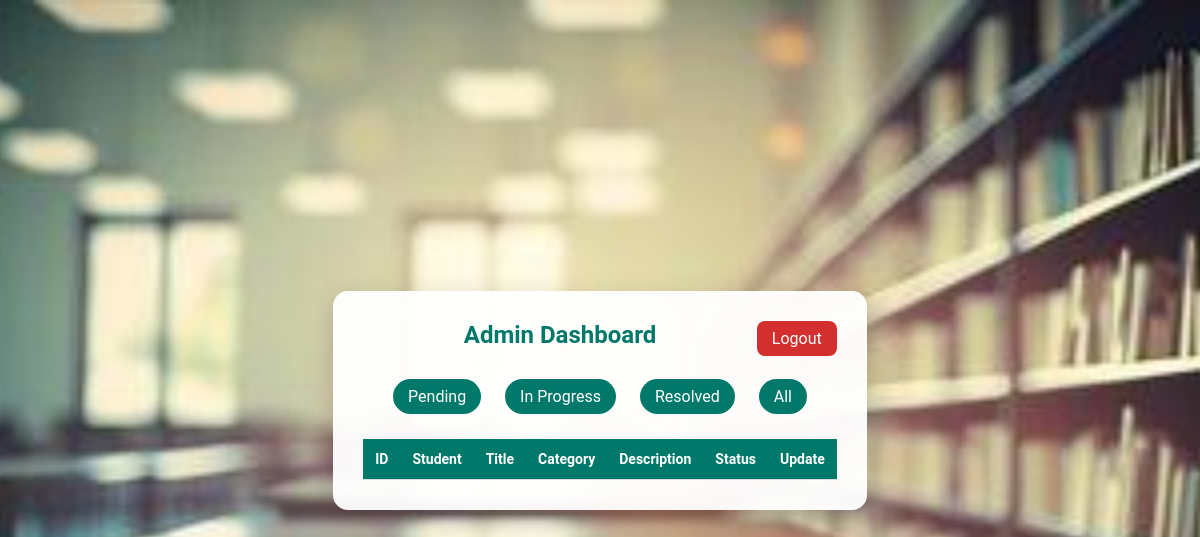
The app's page /admin_dashboard (signed in), older data.
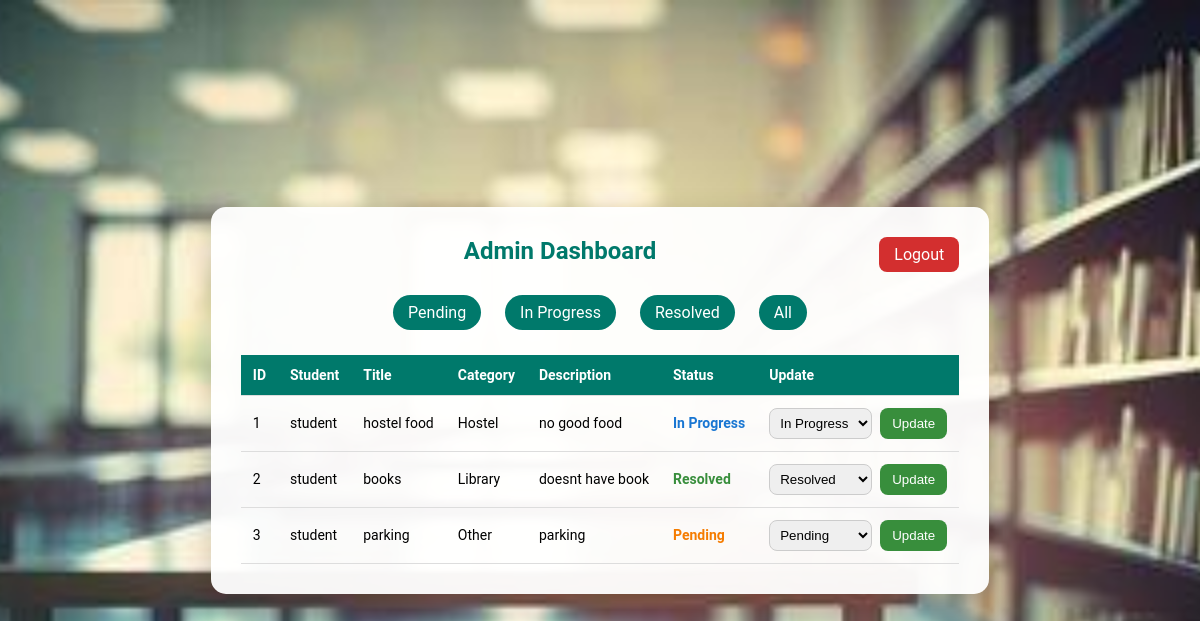
The same page, newer data.
### tables this page shows
CREATE TABLE complaints (
    id INTEGER PRIMARY KEY AUTOINCREMENT,
    student TEXT,
    title TEXT,
    category TEXT,
    description TEXT,
    status TEXT
);

### app.py (the view)
@app.route("/admin_dashboard")
def admin_dashboard():
    if "admin" not in session:
        return redirect("/admin_login")
    status = request.args.get("filter")
    db = get_db()
    cur = db.cursor()
    if status:
        cur.execute("SELECT * FROM complaints WHERE status=?", (status,))
    else:
        cur.execute("SELECT * FROM complaints")
    complaints = cur.fetchall()
    return render_template("admin_dashboard.html", complaints=complaints)

### database.py (called while the page is built)
def get_db():
    if "db" not in g:
        g.db = sqlite3.connect(
            DATABASE,
            timeout=30,
            check_same_thread=False
        )
        g.db.row_factory = sqlite3.Row
    return g.db

### templates/admin_dashboard.html (shortened to what this page needs)
<!DOCTYPE html>
<html lang="en">
<head>
</head>
<body>
<div class="container">
    <a href="/logout" class="logout">Logout</a>
    <h2>Admin Dashboard</h2>
    <div class="filters">
        <a href="/admin_dashboard?filter=pending">Pending</a>
        <a href="/admin_dashboard?filter=in progress">In Progress</a>
        <a href="/admin_dashboard?filter=resolved">Resolved</a>
        <a href="/admin_dashboard">All</a>
    </div>
    <table>
        <tr>
            <th>ID</th>
            <th>Student</th>
            <th>Title</th>
            <th>Category</th>
            <th>Description</th>
            <th>Status</th>
            <th>Update</th>
        </tr>
        {% for comp in complaints %}
        <tr>
            <td>{{ comp.id }}</td>
            <td>{{ comp.student }}</td>
            <td>{{ comp.title }}</td>
            <td>{{ comp.category }}</td>
            <td>{{ comp.description }}</td>
            <td class="status-{{ comp.status|replace(' ', '-') }}">
                {{ comp.status }}
            </td>
            <td>
                <form method="POST" action="/update_status" style="display:flex; gap:8px;">
                    <select name="status">
                        <option value="Pending" {% if comp.status=='Pending' %}selected{% endif %}>Pending</option>
                        <option value="In Progress" {% if comp.status=='In Progress' %}selected{% endif %}>In Progress</option>
                        <option value="Resolved" {% if comp.status=='Resolved' %}selected{% endif %}>Resolved</option>
                    </select>
                    <button type="submit" class="update-btn">Update</button>
                </form>
            </td>
        </tr>
        {% endfor %}
    </table>
</div>
</body>
</html>

Row changes from the older to the newer data that the page shows:
added complaints: id "1", student "student", title "hostel food", category "Hostel", description "no good food", status "In Progress"
added complaints: id "2", student "student", title "books", category "Library", description "doesnt have book", status "Resolved"
added complaints: id "3", student "student", title "parking", category "Other", description "parking", status "Pending"
